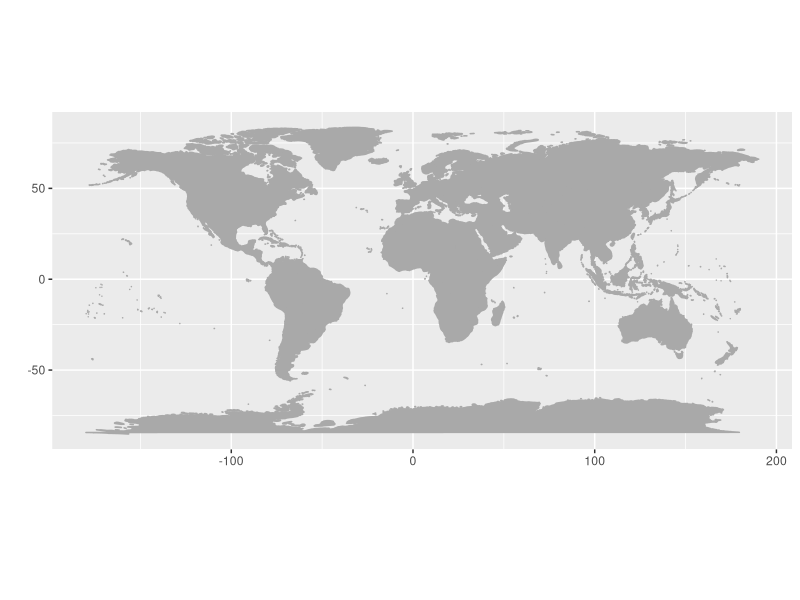
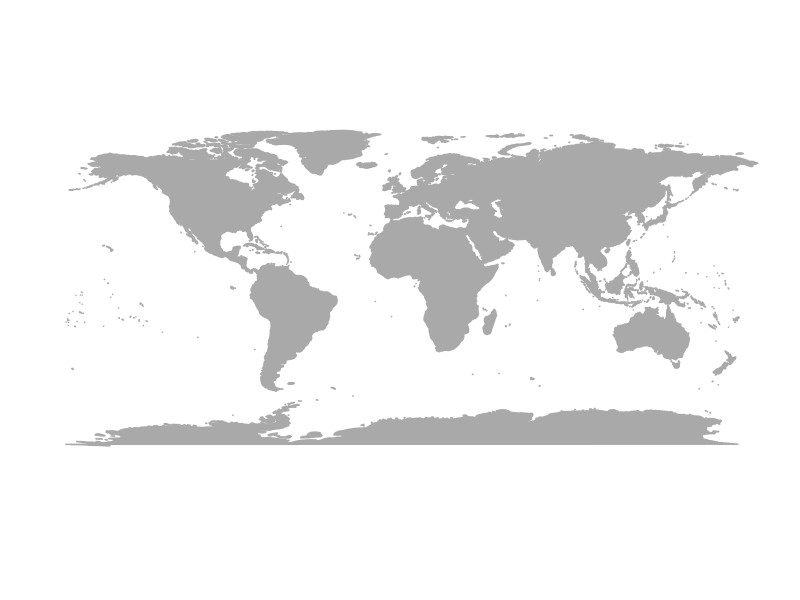
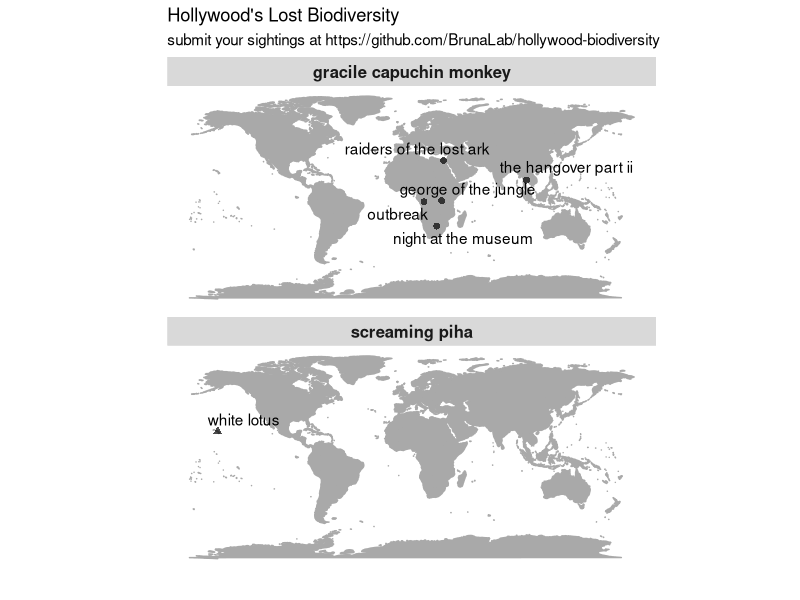

R code for these plots, in order:



# load libraries ----------------------------------------------------------


library(tidyverse)
library(maps)
library(ggplot2)
library(ggrepel)

# http://sarahleejane.github.io/learning/r/2014/09/20/plotting-beautiful-clear-maps-with-r.html
# https://sarahleejane.github.io/learning/r/2014/09/21/plotting-data-points-on-maps-with-r.html
# prep maps ---------------------------------------------------------------


world_map <- map_data("world")

#Creat a base plot with gpplot2
p <- ggplot() + coord_fixed() +
  xlab("") + ylab("")

#Add map to base plot
base_world_messy <- p + geom_polygon(data=world_map, aes(x=long, y=lat, group=group),
                                     colour="darkgray", fill="darkgray")

base_world_messy

#Strip the map down so it looks super clean (and beautiful!)
cleanup <-
  theme(panel.grid.major = element_blank(), panel.grid.minor = element_blank(),
        panel.background = element_rect(fill = 'white', colour = 'white'),
        axis.line = element_line(colour = "white"), legend.position="none",
        axis.ticks=element_blank(), axis.text.x=element_blank(),
        axis.text.y=element_blank())

base_world <- base_world_messy + cleanup

base_world



# read in data ------------------------------------------------------------


hbdata<-read_csv("./data_raw/hb_data_raw.csv") %>%
  mutate_all(tolower) %>%
  mutate(lat=as.numeric(lat)) %>%
  mutate(long=as.numeric(long))

# plot data  --------------------------------------------------------------

map_data <-
  base_world +
  geom_point(data = hbdata,
             aes(
               x = long,
                 y = lat,
                 fill = common_name,
                 shape = common_name
                 ),
             # pch=21,
             size=2,
             alpha=I(0.7))+
  labs(
    title = "Hollywood's Lost Biodiversity",
    subtitle = "submit your sightings at https://github.com/BrunaLab/hollywood-biodiversity"
  )+
  geom_text_repel(data = hbdata,
                  aes(
                    x = long,
                    y = lat,
                    label=title
                  ),
                  # check_overlap = TRUE,
                  # nudge_x = -14.25,
                  # nudge_y = -5.25
                  )+
  facet_wrap(~common_name,
             ncol=1)+
  theme(legend.position = "none",
        strip.text.x = element_text(size=12, face="bold")
        )
map_data


# if you want to change the colors....
# mapfill <- c('screaming piha' = "forestgreen", 'baboon' = "purple")
# maplab <- c('screaming piha' = "screaming piha", 'baboon' = "baboon")
#
# scale_fill_manual(values = mapfill, labels = maplab) +
